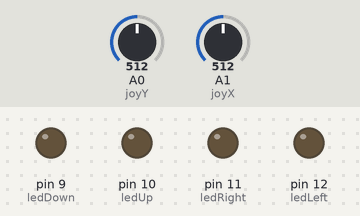
The sketch below on a simulated Arduino Uno, built with avr-gcc and run on an emulated ATmega328P. Shown: output pins drawn as LEDs (lit = HIGH). The inputs (shaded band) are chosen by the test bench; at power-on: A0 (joyY) = 512, A1 (joyX) = 512.

Above: at 1.2 s.
1.3 s: A0 (joyY) set to 169
2.8 s: A0 (joyY) set to 147
At 3.5 s:
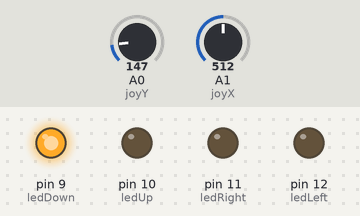
4.3 s: A1 (joyX) set to 168
5.8 s: A1 (joyX) set to 140
At 7.0 s:
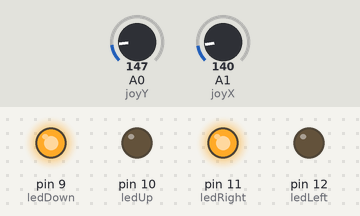
7.3 s: A0 (joyY) set to 306
At 8.1 s:
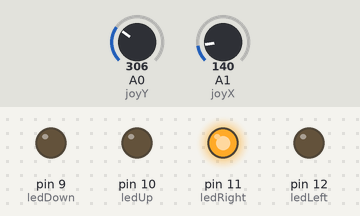
8.8 s: A1 (joyX) set to 1023
At 9.3 s:
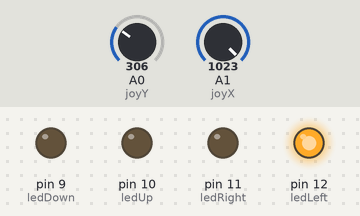
Timing chart, 0 to 11.3 s (numbered marks = the images above; inputs shaded):
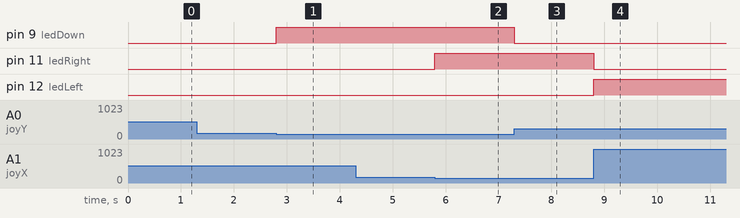

The sketch:

JoyLights_v1.3.ino
```cpp
//pin variables
const int joyY = A0;
const int joyX = A1;
const int ledLeft = 12;
const int ledRight = 11;
const int ledUp = 10;
const int ledDown = 9;
//variable variables
int yPos;
int xPos;

void setup()
{
  Serial.begin(9600);

  pinMode(ledLeft, OUTPUT);
  pinMode(ledRight, OUTPUT);
  pinMode(ledUp, OUTPUT);
  pinMode(ledDown, OUTPUT);
}

void loop()
{
  yPos = map(analogRead(joyY), 0, 1023, 0, 20);
  xPos = map(analogRead(joyX), 0, 1023, 20, 0);

  if (yPos > 17)
  {
    digitalWrite(ledUp, HIGH);
  }
  else
  {
    digitalWrite(ledUp, LOW);

    if (yPos < 3)
    {
      digitalWrite(ledDown, HIGH);
    }
    else
    {
      digitalWrite(ledDown, LOW);
    }
  }


if (xPos > 17)
  {
    digitalWrite(ledRight, HIGH);
  }
  else
  {
    digitalWrite(ledRight, LOW);

    if (xPos < 3)
    {
      digitalWrite(ledLeft, HIGH);
    }
    else
    {
      digitalWrite(ledLeft, LOW);
    }
  }


}
```

Measured:
- the behaviour switches between 154 and 153 on A0 (joyY) (found by bisection; images 0 and 1)
- the behaviour switches between 154 and 153 on A1 (joyX) (found by bisection; images 1 and 2)
- after the input at 1.3 s, every drawn part: stays the same
- after the input at 2.8 s, pin 9 (ledDown): LOW → HIGH at once
- after the input at 4.3 s, every drawn part: stays the same
- after the input at 5.8 s, pin 11 (ledRight): LOW → HIGH at once
- after the input at 7.3 s, pin 9 (ledDown): HIGH → LOW at once
- after the input at 8.8 s, pin 11 (ledRight): HIGH → LOW at once; pin 12 (ledLeft): LOW → HIGH at once
